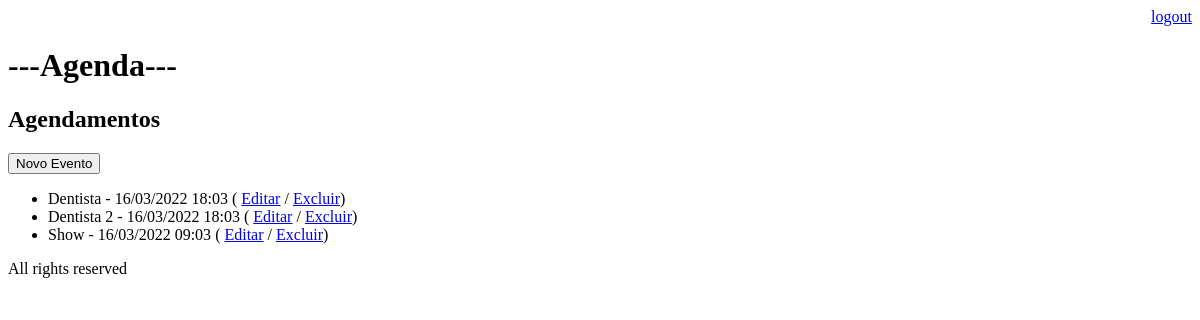
Page /agenda/ (signed in) on the earlier database version.
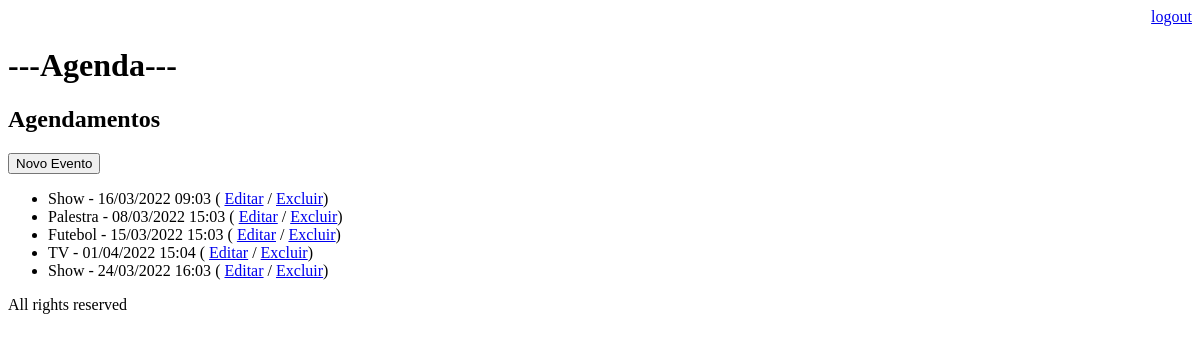
Same page on the later database version.
### core/models.py (models this page shows, shortened)
class Evento(models.Model):
    titulo = models.CharField(max_length=100)
    descricao = models.TextField(blank=True, null=True)
    data_evento = models.DateTimeField()
    data_criacao = models.DateTimeField(auto_now=True)
    usuario = models.ForeignKey(User, on_delete=models.CASCADE)
    class Meta:
        db_table = 'evento'
    def get_data_evento(self):
        return self.data_evento.strftime('%d/%m/%Y %H:%m')

### core/views.py (the view)
# urls.py: path('agenda/', views.lista_eventos),
@login_required(login_url='/login/')
def lista_eventos(request):
    usuario = request.user
    evento = Evento.objects.filter(usuario=usuario)
    dados = {'eventos': evento}
    return render(request, 'agenda.html', dados)

### templates/agenda.html
{% extends "model-page.html" %}
   {% block content %}
        <h2>Agendamentos</h2>
        <a href="evento/">
            <button type="button">Novo Evento</button>
        </a>
        <ul>
            {% for evento in eventos %}
                <li>{{ evento.titulo }} - {{evento.get_data_evento}}
                    ( <a href="evento/?id={{evento.id}}">Editar</a> / <a href="evento/delete/{{evento.id}}/">Excluir</a>)
                </li>
            {% endfor %}
        </ul>
    {% endblock %}

### templates/model-page.html
<!DOCTYPE html>
<html lang="en">
<head>
    {% include "model-header.html" %}
</head>
<body>
    {% block content %}
    {% endblock %}
    {% include "model-footer.html" %}
</body>
</html>

### templates/model-header.html (shortened to what this page needs)
    <div align="right">
        <a href="/logout">logout</a>
    </div>
    <h1>---Agenda---</h1>

### templates/model-footer.html
<p>All rights reserved</p>

Differences in the rows shown:
removed Evento: titulo "Dentista", get_data_evento "16/03/2022 18:03"
removed Evento: titulo "Dentista 2", get_data_evento "16/03/2022 18:03"
added Evento: titulo "Palestra", get_data_evento "08/03/2022 15:03"
added Evento: titulo "Futebol", get_data_evento "15/03/2022 15:03"
added Evento: titulo "TV", get_data_evento "01/04/2022 15:04"
added Evento: titulo "Show", get_data_evento "24/03/2022 16:03"
